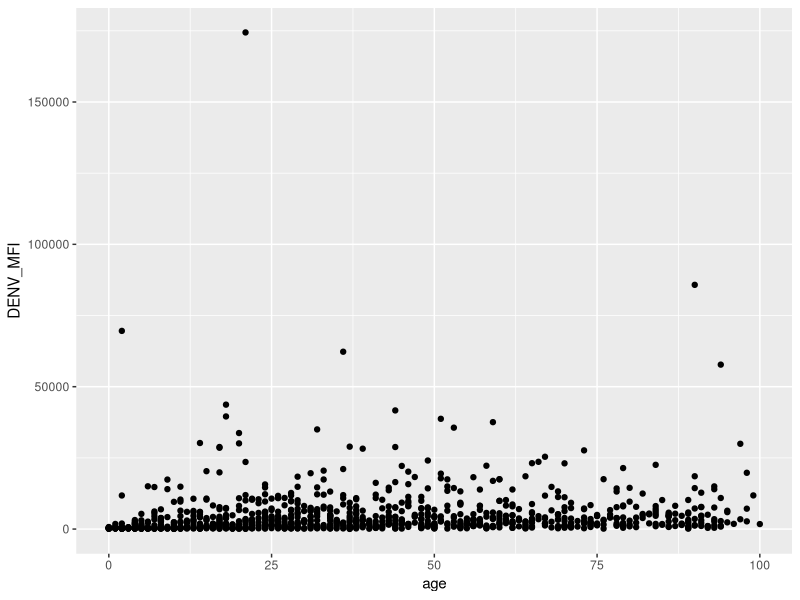
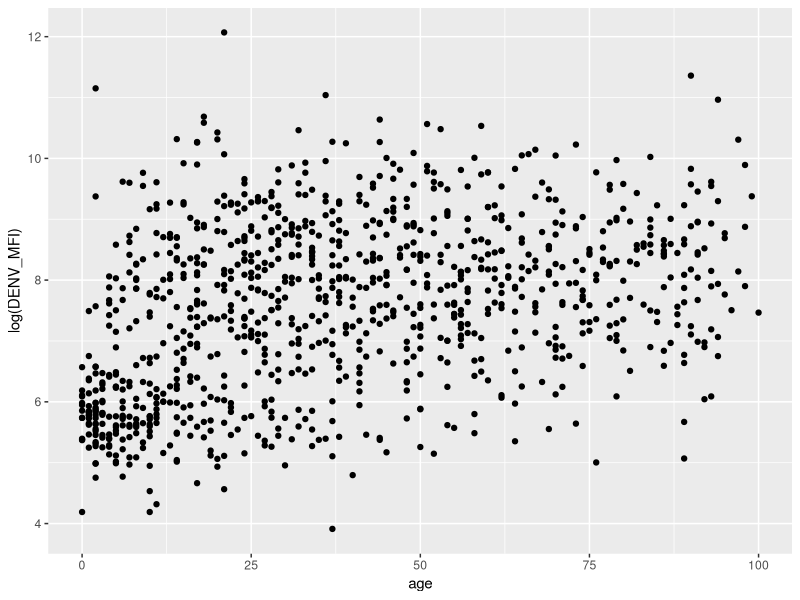
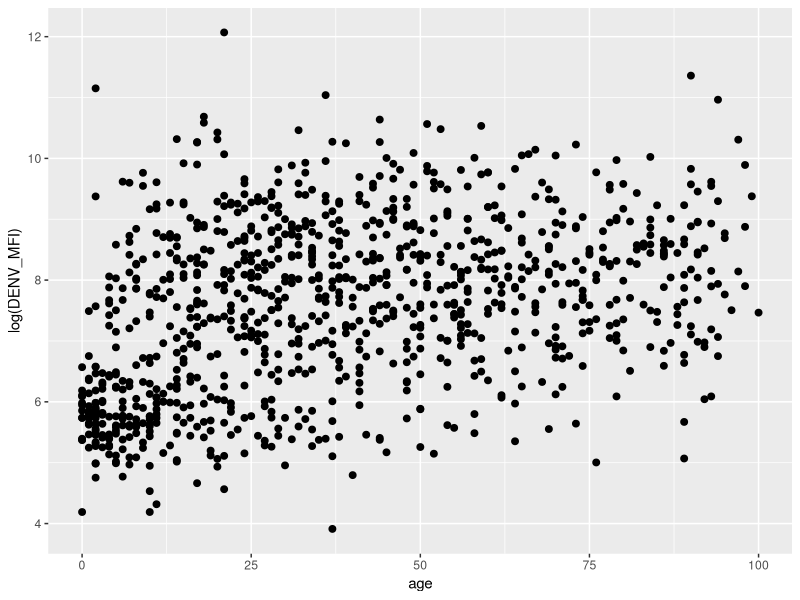
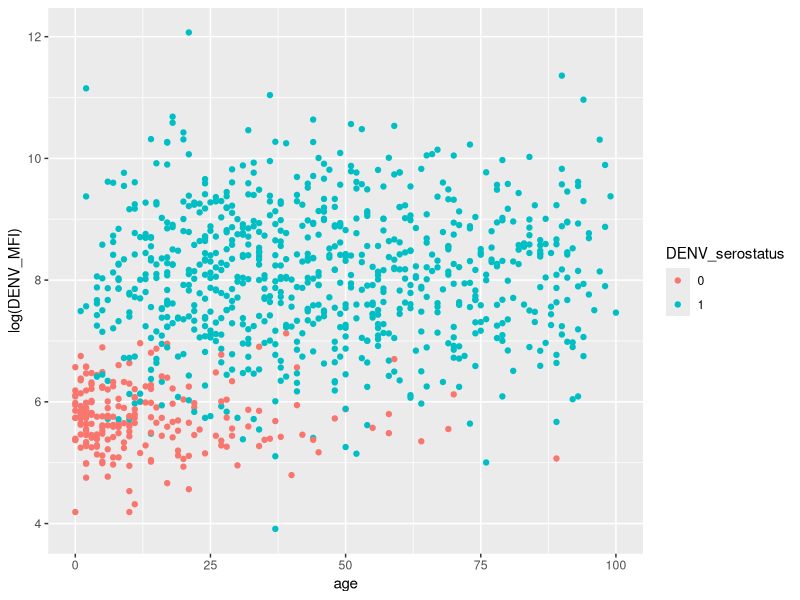
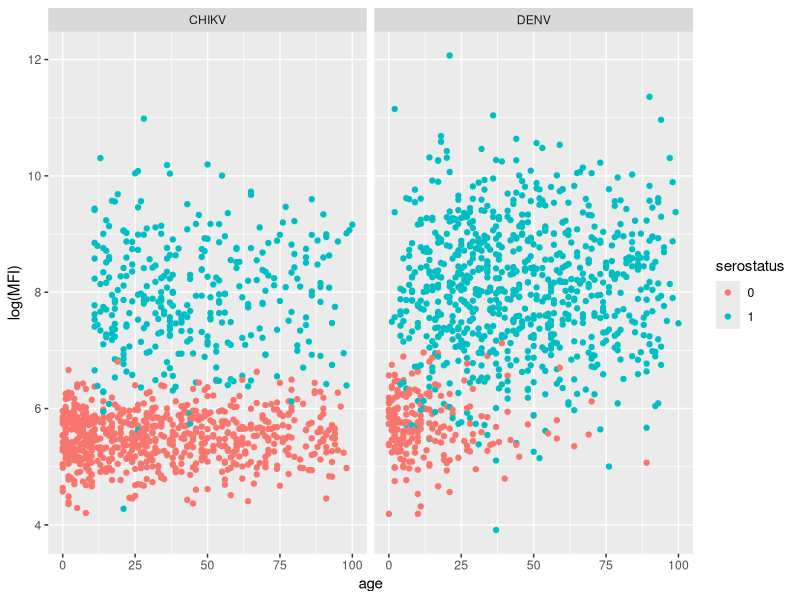
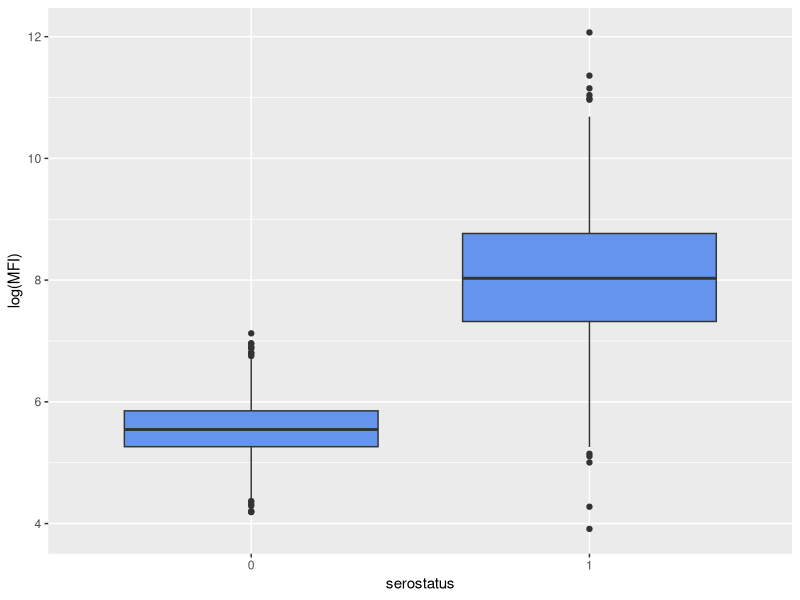
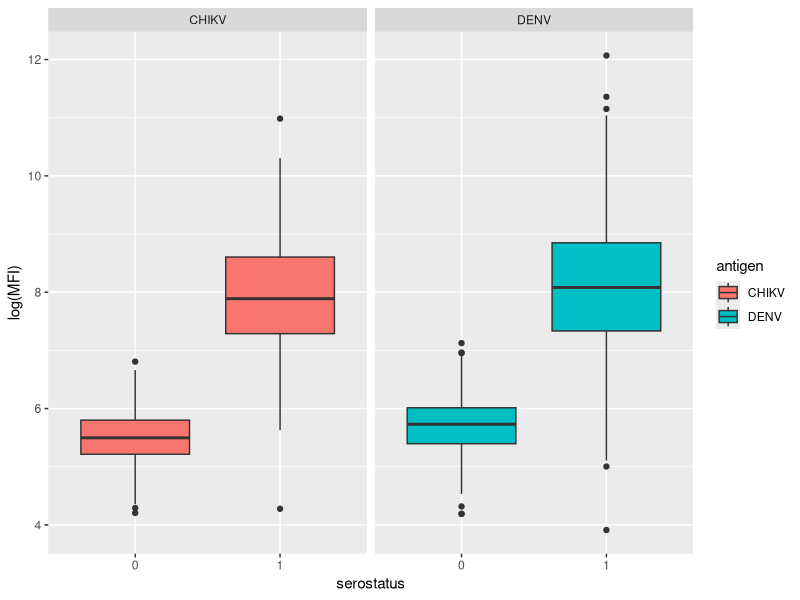
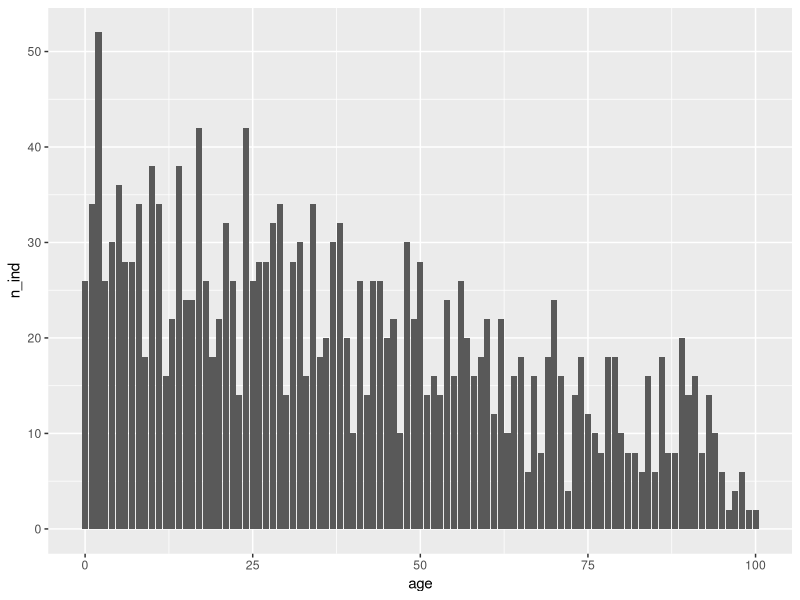

These figures' R source, in order:
## ---- chunk 1
#this is a comment

#this code performs some basic calculations

3+3
5*10
exp(12)
log(3)

## ---- chunk 2

#this code stores numeric variables
x<-3
x

y<- x*5
y

z<- log(y)
z

## ---- chunk 3
introduction<- "My name is John"
introduction

## ---- chunk 4
#this code stores character variables

full_name<- "John Smith"

full_name

## ---- chunk 5
`full name`<- "John Smith"

`full-name`<- "John Smith"

`full-name`
## ---- chunk 6
#this code creates vectors

vect_numeric<- c(1,2,3,4,5)
vect_numeric

vect_character<- c("a", "b", "c", "d", "e")
vect_character
## ---- chunk 7

vect_character1<- c("a,b,c,d,e")
vect_character1

## ---- chunk 8
#this code measures the length of vectors 

length(vect_character)
length(vect_character1)

## ---- chunk 9

#this code retrieves an element of a vector in position 3
vect_character[3]

## ---- chunk 10
#this code reads in data

meta_data <- read.csv("Training demographics df.csv")

## ---- chunk 11

head(meta_data)

## ---- chunk 12
#this code returns the number of rows and columns in the data
nrow(meta_data)

ncol(meta_data)

#another way to look at this is to use the following function which outputs the number of rows first, then number of columns
dim(meta_data)

## ---- chunk 13

#this code returns the structure of the data
str(meta_data)

## ---- chunk 14

#this code is another way to return the class or structure of the data
class(meta_data)

class(meta_data$Luminex_id)

class(meta_data$age)

## ---- chunk 15

#this code summarizes all variables in the data frame simultaneously
summary(meta_data)

#this code summarizes the variable Luminex_id
summary(meta_data$Luminex_plate)

## ---- chunk 16
#this code re-assigns the Luminex plate variable as a factor

meta_data$Luminex_plate <- as.factor(meta_data$Luminex_plate)

## ---- chunk 17

summary(meta_data$Luminex_plate)

## ---- chunk 18

#this code uses an ifelse statement to re-assign the sex variable and create a new character sex variable
meta_data$sex1 <- ifelse(meta_data$sex == 1, "Female",
                        ifelse(meta_data$sex == 2, "Male", NA))

#now check how the class of the sex variable changed
str(meta_data)

## ---- chunk 19

mean(meta_data$age)

## ---- chunk 20

mean(meta_data$age, na.rm=TRUE)

## ---- chunk 21

median(meta_data$age, na.rm=TRUE) # median of the variable
sd(meta_data$age, na.rm=TRUE) # standard deviation
max(meta_data$age, na.rm=TRUE) # maximum 
min(meta_data$age, na.rm=TRUE) # minimum

## ---- chunk 22

quantile(meta_data$age, probs = c(0.5), na.rm=TRUE) # return a single quantile -
#50th percentile, or median
quantile(meta_data$age, probs = c(0.025), na.rm = TRUE) # return a single 
#quantile - 2.5th percentile
quantile(meta_data$age, probs = c(0.025, 0.5, 0.975), na.rm=TRUE) # return three 
#quantiles - 2.5th, 50th (median), and 97.5th

## ---- chunk 23

table(meta_data$Luminex_plate)

## ---- chunk 24

table(meta_data$sex1)

prop.table(table(meta_data$sex1))

## ---- chunk 25
table(meta_data$sex1, useNA="ifany") # display number of missing / NA values
#IF THERE ARE ANY IN THE DATA

table(meta_data$sex1, useNA="always") # display number of missing / NA values 
#at all times (including if there are no missing values)
## ---- chunk 26

sum(meta_data$sex1 == "Female") / sum(meta_data$sex1 == "Female" | meta_data$sex1 == "Male")

## ---- chunk 27

sum(meta_data$sex1 == "Female") / length(meta_data$sex1)

## ---- chunk 28

table(meta_data$Luminex_plate, meta_data$sex1)  # rows = Luminex plate; columns = sex

## ---- chunk 29

#this code reads in data
sero_data <- read.csv("Training serostatus df.csv")

#let's make the serostatus variables categorical
sero_data$CHIKV_serostatus<-as.character(sero_data$CHIKV_serostatus)
sero_data$DENV_serostatus<-as.character(sero_data$DENV_serostatus)

#this code joins the sero_data with the meta_data by the individual identification number
merged_data <- merge(meta_data, sero_data, by = "id")

#this is a left join: keep all meta_data rows, add sero_data where id matches
merged_data <- merge(meta_data, sero_data, by = "id", all.x = TRUE)

head(merged_data)

## ---- chunk 30

# Reshape serostatus to long format
df_long <- reshape(merged_data,
                           varying = list(c("DENV_serostatus", "CHIKV_serostatus"), c("DENV_MFI", "CHIKV_MFI")),
                           v.names = c("serostatus", "MFI"),
                           timevar = "antigen",
                           times = c("DENV", "CHIKV"),
                           idvar = "id",
                           direction = "long")

head(df_long)

## ---- chunk 31

#the library function loads the ggplot2 package
library(ggplot2)

## ---- chunk 32

#plot age vs. DENV MFI
ggplot(data=merged_data, aes(x=age, y=DENV_MFI)) +
  geom_point()

ggplot(data=merged_data, aes(x=age, y=log(DENV_MFI))) +
  geom_point()

ggplot(data=merged_data, aes(x=age, y=log(DENV_MFI))) +
  geom_point(size=2)

ggplot(data=merged_data, aes(x=age, y=log(DENV_MFI))) +
  geom_point(aes(colour=DENV_serostatus))

#we can also use the long data frame to plot the same scatterplot by antigen side by side
ggplot(data=df_long, aes(x=age, y=log(MFI))) +
  geom_point(aes(colour=serostatus)) +
  facet_wrap(.~antigen)

## ---- chunk 33

ggplot(data=df_long, aes(x=serostatus, y=log(MFI))) +
  geom_boxplot(fill="cornflowerblue")

ggplot(data=df_long, aes(x=serostatus, y=log(MFI))) +
  geom_boxplot(aes(fill=antigen)) +
  facet_wrap(.~antigen)

## ---- chunk 34

# 1 categorical variable
# aggregate count of individuals by age
aggregate_data <- aggregate(id ~ age, data = df_long, FUN = length)
# rename the count column
names(aggregate_data)[2] <- "n_ind"
# plot
ggplot(data=aggregate_data, aes(x=age, y=n_ind)) +
  geom_col()

# 2 categorical variables
# aggregate count of individuals by serostatus and antigen
aggregate_data <- aggregate(id ~ serostatus + antigen, data = df_long, FUN = length)
# rename the count column
names(aggregate_data)[3] <- "n_ind"
# plot
ggplot(data=aggregate_data, aes(x=serostatus, y=n_ind, fill=antigen)) +
  geom_col(position="dodge2") +
  theme(axis.text.x=element_text(angle=45, hjust=1))

## ---- chunk 35

ggplot(merged_data, aes(x=age)) +
  geom_histogram()

ggplot(merged_data, aes(x=log(DENV_MFI))) +
  geom_histogram(binwidth=1)

ggplot(merged_data, aes(x=log(DENV_MFI))) +
  geom_histogram(binwidth=1, fill="cornflowerblue", colour="black") +
  ggtitle("Histogram of age (years)")

